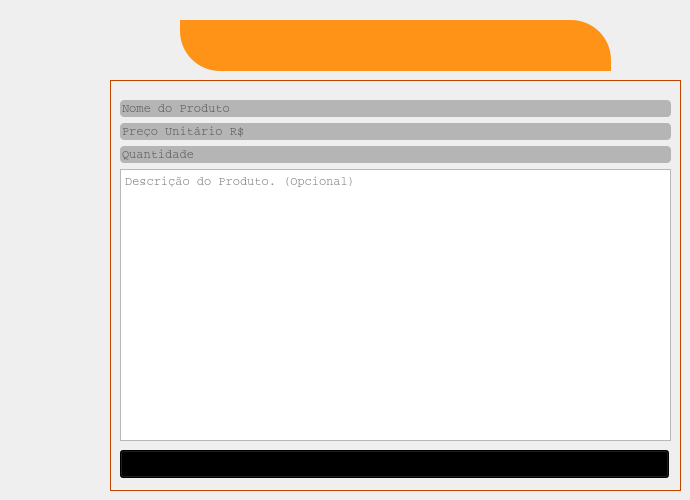
   <widget class="QWidget" name="tabIncluir">
    <property name="font">
     <font>
      <family>Courier</family>
     </font>
    </property>
    <property name="styleSheet">
     <string notr="true"/>
    </property>
    <attribute name="title">
     <string>Cadastro</string>
    </attribute>
    <widget class="QFrame" name="frame">
     <property name="geometry">
      <rect>
       <x>110</x>
       <y>80</y>
       <width>571</width>
       <height>411</height>
      </rect>
     </property>
     <property name="palette">
      <palette>
       <active>
        <colorrole role="WindowText">
         <brush brushstyle="SolidPattern">
          <color alpha="255">
           <red>0</red>
           <green>0</green>
           <blue>0</blue>
          </color>
         </brush>
        </colorrole>
        <colorrole role="Button">
         <brush brushstyle="SolidPattern">
          <color alpha="255">
           <red>255</red>
           <green>85</green>
           <blue>0</blue>
          </color>
         </brush>
        </colorrole>
        <colorrole role="Light">
         <brush brushstyle="SolidPattern">
          <color alpha="255">
           <red>255</red>
           <green>170</green>
           <blue>127</blue>
          </color>
         </brush>
        </colorrole>
        <colorrole role="Midlight">
         <brush brushstyle="SolidPattern">
          <color alpha="255">
           <red>255</red>
           <green>127</green>
           <blue>63</blue>
          </color>
         </brush>
        </colorrole>
        <colorrole role="Dark">
         <brush brushstyle="SolidPattern">
          <color alpha="255">
           <red>127</red>
           <green>42</green>
           <blue>0</blue>
          </color>
         </brush>
        </colorrole>
        <colorrole role="Mid">
         <brush brushstyle="SolidPattern">
          <color alpha="255">
           <red>170</red>
           <green>57</green>
           <blue>0</blue>
          </color>
         </brush>
        </colorrole>
        <colorrole role="Text">
         <brush brushstyle="SolidPattern">
          <color alpha="255">
           <red>0</red>
           <green>0</green>
           <blue>0</blue>
          </color>
         </brush>
        </colorrole>
        <colorrole role="BrightText">
         <brush brushstyle="SolidPattern">
          <color alpha="255">
           <red>255</red>
           <green>255</green>
           <blue>255</blue>
          </color>
         </brush>
        </colorrole>
        <colorrole role="ButtonText">
         <brush brushstyle="SolidPattern">
          <color alpha="255">
           <red>0</red>
           <green>0</green>
           <blue>0</blue>
          </color>
         </brush>
        </colorrole>
        <colorrole role="Base">
         <brush brushstyle="SolidPattern">
          <color alpha="255">
           <red>255</red>
           <green>255</green>
           <blue>255</blue>
          </color>
         </brush>
        </colorrole>
        <colorrole role="Window">
         <brush brushstyle="SolidPattern">
          <color alpha="255">
           <red>255</red>
           <green>85</green>
           <blue>0</blue>
          </color>
         </brush>
        </colorrole>
        <colorrole role="Shadow">
         <brush brushstyle="SolidPattern">
          <color alpha="255">
           <red>0</red>
           <green>0</green>
           <blue>0</blue>
          </color>
         </brush>
        </colorrole>
        <colorrole role="AlternateBase">
         <brush brushstyle="SolidPattern">
          <color alpha="255">
           <red>255</red>
           <green>170</green>
           <blue>127</blue>
          </color>
         </brush>
        </colorrole>
        <colorrole role="ToolTipBase">
         <brush brushstyle="SolidPattern">
          <color alpha="255">
           <red>255</red>
           <green>255</green>
           <blue>220</blue>
          </color>
         </brush>
        </colorrole>
        <colorrole role="ToolTipText">
         <brush brushstyle="SolidPattern">
          <color alpha="255">
           <red>0</red>
           <green>0</green>
           <blue>0</blue>
          </color>
         </brush>
        </colorrole>
        <colorrole role="PlaceholderText">
         <brush brushstyle="SolidPattern">
          <color alpha="128">
           <red>0</red>
           <green>0</green>
           <blue>0</blue>
          </color>
         </brush>
        </colorrole>
       </active>
       <inactive>
        <colorrole role="WindowText">
         <brush brushstyle="SolidPattern">
          <color alpha="255">
           <red>0</red>
           <green>0</green>
           <blue>0</blue>
          </color>
         </brush>
        </colorrole>
        <colorrole role="Button">
         <brush brushstyle="SolidPattern">
          <color alpha="255">
           <red>255</red>
           <green>85</green>
           <blue>0</blue>
          </color>
         </brush>
        </colorrole>
        <colorrole role="Light">
         <brush brushstyle="SolidPattern">
          <color alpha="255">
           <red>255</red>
           <green>170</green>
           <blue>127</blue>
          </color>
         </brush>
        </colorrole>
        <colorrole role="Midlight">
         <brush brushstyle="SolidPattern">
          <color alpha="255">
           <red>255</red>
           <green>127</green>
           <blue>63</blue>
          </color>
         </brush>
        </colorrole>
        <colorrole role="Dark">
         <brush brushstyle="SolidPattern">
          <color alpha="255">
           <red>127</red>
           <green>42</green>
           <blue>0</blue>
          </color>
         </brush>
        </colorrole>
        <colorrole role="Mid">
         <brush brushstyle="SolidPattern">
          <color alpha="255">
           <red>170</red>
           <green>57</green>
           <blue>0</blue>
          </color>
         </brush>
        </colorrole>
        <colorrole role="Text">
         <brush brushstyle="SolidPattern">
          <color alpha="255">
           <red>0</red>
           <green>0</green>
           <blue>0</blue>
          </color>
         </brush>
        </colorrole>
        <colorrole role="BrightText">
         <brush brushstyle="SolidPattern">
          <color alpha="255">
           <red>255</red>
           <green>255</green>
           <blue>255</blue>
          </color>
         </brush>
        </colorrole>
        <colorrole role="ButtonText">
         <brush brushstyle="SolidPattern">
          <color alpha="255">
           <red>0</red>
           <green>0</green>
           <blue>0</blue>
          </color>
         </brush>
        </colorrole>
        <colorrole role="Base">
         <brush brushstyle="SolidPattern">
          <color alpha="255">
           <red>255</red>
           <green>255</green>
           <blue>255</blue>
          </color>
         </brush>
        </colorrole>
        <colorrole role="Window">
         <brush brushstyle="SolidPattern">
          <color alpha="255">
           <red>255</red>
           <green>85</green>
           <blue>0</blue>
          </color>
         </brush>
        </colorrole>
        <colorrole role="Shadow">
         <brush brushstyle="SolidPattern">
          <color alpha="255">
           <red>0</red>
           <green>0</green>
           <blue>0</blue>
          </color>
         </brush>
        </colorrole>
        <colorrole role="AlternateBase">
         <brush brushstyle="SolidPattern">
          <color alpha="255">
           <red>255</red>
           <green>170</green>
           <blue>127</blue>
          </color>
         </brush>
        </colorrole>
        <colorrole role="ToolTipBase">
         <brush brushstyle="SolidPattern">
          <color alpha="255">
           <red>255</red>
           <green>255</green>
           <blue>220</blue>
          </color>
         </brush>
        </colorrole>
        <colorrole role="ToolTipText">
         <brush brushstyle="SolidPattern">
          <color alpha="255">
           <red>0</red>
           <green>0</green>
           <blue>0</blue>
          </color>
         </brush>
        </colorrole>
        <colorrole role="PlaceholderText">
         <brush brushstyle="SolidPattern">
          <color alpha="128">
           <red>0</red>
           <green>0</green>
           <blue>0</blue>
          </color>
         </brush>
        </colorrole>
       </inactive>
       <disabled>
        <colorrole role="WindowText">
         <brush brushstyle="SolidPattern">
          <color alpha="255">
           <red>127</red>
           <green>42</green>
           <blue>0</blue>
          </color>
         </brush>
        </colorrole>
        <colorrole role="Button">
         <brush brushstyle="SolidPattern">
          <color alpha="255">
           <red>255</red>
           <green>85</green>
           <blue>0</blue>
          </color>
         </brush>
        </colorrole>
        <colorrole role="Light">
         <brush brushstyle="SolidPattern">
          <color alpha="255">
           <red>255</red>
           <green>170</green>
           <blue>127</blue>
          </color>
         </brush>
        </colorrole>
        <colorrole role="Midlight">
         <brush brushstyle="SolidPattern">
          <color alpha="255">
           <red>255</red>
           <green>127</green>
           <blue>63</blue>
          </color>
         </brush>
        </colorrole>
        <colorrole role="Dark">
         <brush brushstyle="SolidPattern">
          <color alpha="255">
           <red>127</red>
           <green>42</green>
           <blue>0</blue>
          </color>
         </brush>
        </colorrole>
        <colorrole role="Mid">
         <brush brushstyle="SolidPattern">
          <color alpha="255">
           <red>170</red>
           <green>57</green>
           <blue>0</blue>
          </color>
         </brush>
        </colorrole>
        <colorrole role="Text">
         <brush brushstyle="SolidPattern">
          <color alpha="255">
           <red>127</red>
           <green>42</green>
           <blue>0</blue>
          </color>
         </brush>
        </colorrole>
        <colorrole role="BrightText">
         <brush brushstyle="SolidPattern">
          <color alpha="255">
           <red>255</red>
           <green>255</green>
           <blue>255</blue>
          </color>
         </brush>
        </colorrole>
        <colorrole role="ButtonText">
         <brush brushstyle="SolidPattern">
          <color alpha="255">
           <red>127</red>
           <green>42</green>
           <blue>0</blue>
          </color>
         </brush>
        </colorrole>
        <colorrole role="Base">
         <brush brushstyle="SolidPattern">
          <color alpha="255">
           <red>255</red>
           <green>85</green>
           <blue>0</blue>
          </color>
         </brush>
        </colorrole>
        <colorrole role="Window">
         <brush brushstyle="SolidPattern">
          <color alpha="255">
           <red>255</red>
           <green>85</green>
           <blue>0</blue>
          </color>
         </brush>
        </colorrole>
        <colorrole role="Shadow">
         <brush brushstyle="SolidPattern">
          <color alpha="255">
           <red>0</red>
           <green>0</green>
           <blue>0</blue>
          </color>
         </brush>
        </colorrole>
        <colorrole role="AlternateBase">
         <brush brushstyle="SolidPattern">
          <color alpha="255">
           <red>255</red>
           <green>85</green>
           <blue>0</blue>
          </color>
         </brush>
        </colorrole>
        <colorrole role="ToolTipBase">
         <brush brushstyle="SolidPattern">
          <color alpha="255">
           <red>255</red>
           <green>255</green>
           <blue>220</blue>
          </color>
         </brush>
        </colorrole>
        <colorrole role="ToolTipText">
         <brush brushstyle="SolidPattern">
          <color alpha="255">
           <red>0</red>
           <green>0</green>
           <blue>0</blue>
          </color>
         </brush>
        </colorrole>
        <colorrole role="PlaceholderText">
         <brush brushstyle="SolidPattern">
          <color alpha="128">
           <red>0</red>
           <green>0</green>
           <blue>0</blue>
          </color>
         </brush>
        </colorrole>
       </disabled>
      </palette>
     </property>
     <property name="whatsThis">
      <string notr="true"/>
     </property>
     <property name="styleSheet">
      <string notr="true">QLineEdit{
  border-width:1px;
  border-radius:4px;
  border-color:#fff;
  background:#b5b5b5
}

</string>
     </property>
     <property name="frameShape">
      <enum>QFrame::StyledPanel</enum>
     </property>
     <property name="frameShadow">
      <enum>QFrame::Raised</enum>
     </property>
     <widget class="QWidget" name="layoutWidget">
      <property name="geometry">
       <rect>
        <x>10</x>
        <y>20</y>
        <width>551</width>
        <height>341</height>
       </rect>
      </property>
      <layout class="QVBoxLayout" name="verticalLayout_6">
       <item>
        <layout class="QVBoxLayout" name="verticalLayout_5">
         <item>
          <layout class="QVBoxLayout" name="verticalLayout_2">
           <item>
            <layout class="QHBoxLayout" name="horizontalLayout_6">
             <item>
              <widget class="QLineEdit" name="txtNomeIncluir">
               <property name="font">
                <font>
                 <family>Courier</family>
                </font>
               </property>
               <property name="placeholderText">
                <string>Nome do Produto</string>
               </property>
              </widget>
             </item>
            </layout>
           </item>
           <item>
            <layout class="QHBoxLayout" name="horizontalLayout_7">
             <item>
              <widget class="QLineEdit" name="txtPrecoIncluir">
               <property name="font">
                <font>
                 <family>Courier</family>
                </font>
               </property>
               <property name="inputMask">
                <string/>
               </property>
               <property name="placeholderText">
                <string>Preço Unitário R$</string>
               </property>
              </widget>
             </item>
            </layout>
           </item>
           <item>
            <layout class="QHBoxLayout" name="horizontalLayout_8">
             <item>
              <widget class="QLineEdit" name="txtQtdeIncluir">
               <property name="font">
                <font>
                 <family>Courier</family>
                </font>
               </property>
               <property name="placeholderText">
                <string>Quantidade</string>
               </property>
              </widget>
             </item>
            </layout>
           </item>
           <item>
            <layout class="QHBoxLayout" name="horizontalLayout_9">
             <item>
              <widget class="QTextEdit" name="textEditCadastroDescricao">
               <property name="font">
                <font>
                 <family>Courier</family>
                 <weight>50</weight>
                 <bold>false</bold>
                 <strikeout>false</strikeout>
                 <kerning>true</kerning>
                </font>
               </property>
               <property name="toolTip">
                <string>&lt;html&gt;&lt;head/&gt;&lt;body&gt;&lt;p align=&quot;justify&quot;&gt;&lt;br/&gt;&lt;/p&gt;&lt;/body&gt;&lt;/html&gt;</string>
               </property>
               <property name="frameShape">
                <enum>QFrame::StyledPanel</enum>
               </property>
               <property name="frameShadow">
                <enum>QFrame::Sunken</enum>
               </property>
               <property name="lineWidth">
                <number>1</number>
               </property>
               <property name="horizontalScrollBarPolicy">
                <enum>Qt::ScrollBarAlwaysOff</enum>
               </property>
               <property name="tabChangesFocus">
                <bool>false</bool>
               </property>
               <property name="undoRedoEnabled">
                <bool>true</bool>
               </property>
               <property name="lineWrapMode">
                <enum>QTextEdit::WidgetWidth</enum>
               </property>
               <property name="readOnly">
                <bool>false</bool>
               </property>
               <property name="overwriteMode">
                <bool>false</bool>
               </property>
               <property name="acceptRichText">
                <bool>true</bool>
               </property>
               <property name="textInteractionFlags">
                <set>Qt::TextEditorInteraction</set>
               </property>
               <property name="placeholderText">
                <string notr="true">Descrição do Produto. (Opcional)</string>
               </property>
              </widget>
             </item>
            </layout>
           </item>
          </layout>
         </item>
        </layout>
       </item>
      </layout>
     </widget>
     <widget class="QPushButton" name="btnIncluir">
      <property name="geometry">
       <rect>
        <x>10</x>
        <y>370</y>
        <width>549</width>
        <height>28</height>
       </rect>
      </property>
      <property name="palette">
       <palette>
        <active>
         <colorrole role="Button">
          <brush brushstyle="LinearGradientPattern">
           <gradient startx="0.994318000000000" starty="0.915000000000000" endx="0.994318000000000" endy="0.488000000000000" type="LinearGradient" spread="ReflectSpread" coordinatemode="ObjectBoundingMode">
            <gradientstop position="0.187500000000000">
             <color alpha="255">
              <red>128</red>
              <green>128</green>
              <blue>128</blue>
             </color>
            </gradientstop>
            <gradientstop position="1.000000000000000">
             <color alpha="255">
              <red>211</red>
              <green>211</green>
              <blue>211</blue>
             </color>
            </gradientstop>
           </gradient>
          </brush>
         </colorrole>
         <colorrole role="Base">
          <brush brushstyle="LinearGradientPattern">
           <gradient startx="0.994318000000000" starty="0.915000000000000" endx="0.994318000000000" endy="0.488000000000000" type="LinearGradient" spread="ReflectSpread" coordinatemode="ObjectBoundingMode">
            <gradientstop position="0.187500000000000">
             <color alpha="255">
              <red>128</red>
              <green>128</green>
              <blue>128</blue>
             </color>
            </gradientstop>
            <gradientstop position="1.000000000000000">
             <color alpha="255">
              <red>211</red>
              <green>211</green>
              <blue>211</blue>
             </color>
            </gradientstop>
           </gradient>
          </brush>
         </colorrole>
         <colorrole role="Window">
          <brush brushstyle="LinearGradientPattern">
           <gradient startx="0.994318000000000" starty="0.915000000000000" endx="0.994318000000000" endy="0.488000000000000" type="LinearGradient" spread="ReflectSpread" coordinatemode="ObjectBoundingMode">
            <gradientstop position="0.187500000000000">
             <color alpha="255">
              <red>128</red>
              <green>128</green>
              <blue>128</blue>
             </color>
            </gradientstop>
            <gradientstop position="1.000000000000000">
             <color alpha="255">
              <red>211</red>
              <green>211</green>
              <blue>211</blue>
             </color>
            </gradientstop>
           </gradient>
          </brush>
         </colorrole>
        </active>
        <inactive>
         <colorrole role="Button">
          <brush brushstyle="LinearGradientPattern">
           <gradient startx="0.994318000000000" starty="0.915000000000000" endx="0.994318000000000" endy="0.488000000000000" type="LinearGradient" spread="ReflectSpread" coordinatemode="ObjectBoundingMode">
            <gradientstop position="0.187500000000000">
             <color alpha="255">
              <red>128</red>
              <green>128</green>
              <blue>128</blue>
             </color>
            </gradientstop>
            <gradientstop position="1.000000000000000">
             <color alpha="255">
              <red>211</red>
              <green>211</green>
              <blue>211</blue>
             </color>
            </gradientstop>
           </gradient>
          </brush>
         </colorrole>
         <colorrole role="Base">
          <brush brushstyle="LinearGradientPattern">
           <gradient startx="0.994318000000000" starty="0.915000000000000" endx="0.994318000000000" endy="0.488000000000000" type="LinearGradient" spread="ReflectSpread" coordinatemode="ObjectBoundingMode">
            <gradientstop position="0.187500000000000">
             <color alpha="255">
              <red>128</red>
              <green>128</green>
              <blue>128</blue>
             </color>
            </gradientstop>
            <gradientstop position="1.000000000000000">
             <color alpha="255">
              <red>211</red>
              <green>211</green>
              <blue>211</blue>
             </color>
            </gradientstop>
           </gradient>
          </brush>
         </colorrole>
         <colorrole role="Window">
          <brush brushstyle="LinearGradientPattern">
           <gradient startx="0.994318000000000" starty="0.915000000000000" endx="0.994318000000000" endy="0.488000000000000" type="LinearGradient" spread="ReflectSpread" coordinatemode="ObjectBoundingMode">
            <gradientstop position="0.187500000000000">
             <color alpha="255">
              <red>128</red>
              <green>128</green>
              <blue>128</blue>
             </color>
            </gradientstop>
            <gradientstop position="1.000000000000000">
             <color alpha="255">
              <red>211</red>
              <green>211</green>
              <blue>211</blue>
             </color>
            </gradientstop>
           </gradient>
          </brush>
         </colorrole>
        </inactive>
        <disabled>
         <colorrole role="Button">
          <brush brushstyle="LinearGradientPattern">
           <gradient startx="0.994318000000000" starty="0.915000000000000" endx="0.994318000000000" endy="0.488000000000000" type="LinearGradient" spread="ReflectSpread" coordinatemode="ObjectBoundingMode">
            <gradientstop position="0.187500000000000">
             <color alpha="255">
              <red>128</red>
              <green>128</green>
              <blue>128</blue>
             </color>
            </gradientstop>
            <gradientstop position="1.000000000000000">
             <color alpha="255">
              <red>211</red>
              <green>211</green>
              <blue>211</blue>
             </color>
            </gradientstop>
           </gradient>
          </brush>
         </colorrole>
         <colorrole role="Base">
          <brush brushstyle="LinearGradientPattern">
           <gradient startx="0.994318000000000" starty="0.915000000000000" endx="0.994318000000000" endy="0.488000000000000" type="LinearGradient" spread="ReflectSpread" coordinatemode="ObjectBoundingMode">
            <gradientstop position="0.187500000000000">
             <color alpha="255">
              <red>128</red>
              <green>128</green>
              <blue>128</blue>
             </color>
            </gradientstop>
            <gradientstop position="1.000000000000000">
             <color alpha="255">
              <red>211</red>
              <green>211</green>
              <blue>211</blue>
             </color>
            </gradientstop>
           </gradient>
          </brush>
         </colorrole>
         <colorrole role="Window">
          <brush brushstyle="LinearGradientPattern">
           <gradient startx="0.994318000000000" starty="0.915000000000000" endx="0.994318000000000" endy="0.488000000000000" type="LinearGradient" spread="ReflectSpread" coordinatemode="ObjectBoundingMode">
            <gradientstop position="0.187500000000000">
             <color alpha="255">
              <red>128</red>
              <green>128</green>
              <blue>128</blue>
             </color>
            </gradientstop>
            <gradientstop position="1.000000000000000">
             <color alpha="255">
              <red>211</red>
              <green>211</green>
              <blue>211</blue>
             </color>
            </gradientstop>
           </gradient>
          </brush>
         </colorrole>
        </disabled>
       </palette>
      </property>
      <property name="font">
       <font>
        <family>Courier</family>
        <pointsize>-1</pointsize>
        <stylestrategy>PreferDefault</stylestrategy>
        <kerning>true</kerning>
       </font>
      </property>
      <property name="autoFillBackground">
       <bool>false</bool>
      </property>
      <property name="styleSheet">
       <string notr="true"/>
      </property>
      <property name="text">
       <string>Incluir</string>
      </property>
      <property name="shortcut">
       <string notr="true"/>
      </property>
      <property name="checkable">
       <bool>false</bool>
      </property>
      <property name="autoDefault">
       <bool>false</bool>
      </property>
      <property name="default">
       <bool>false</bool>
      </property>
      <property name="flat">
       <bool>false</bool>
      </property>
     </widget>
    </widget>
    <widget class="QLabel" name="label_2">
     <property name="geometry">
      <rect>
       <x>180</x>
       <y>20</y>
       <width>431</width>
       <height>51</height>
      </rect>
     </property>
     <property name="toolTip">
      <string>&lt;html&gt;&lt;head/&gt;&lt;body&gt;&lt;p align=&quot;justify&quot;&gt;&lt;br/&gt;&lt;/p&gt;&lt;/body&gt;&lt;/html&gt;</string>
     </property>
     <property name="styleSheet">
      <string notr="true">QLabel{
	background:#ff9318;
	border-top-right-radius:40px;
	border-bottom-left-radius:40px;
	font-family: Courier;
}</string>
     </property>
     <property name="text">
      <string/>
     </property>
     <property name="pixmap">
      <pixmap resource="Arquivo_De_Recursos.qrc">:/imgs/images/infProduto.png</pixmap>
     </property>
     <property name="scaledContents">
      <bool>true</bool>
     </property>
    </widget>
   </widget>
